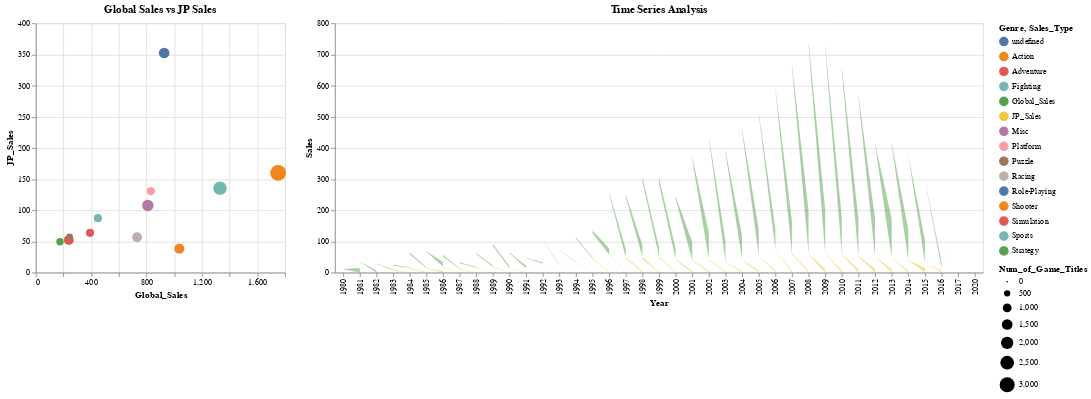

Notebook cell for this chart:
### Markdown cell above
### Code and Visualization

### Code cell
import pandas as pd
import altair as alt

# Suppress FutureWarning to improve visibility
import warnings
warnings.filterwarnings('ignore')

df = pd.read_csv("vgsales.csv")

# Preprocessing
# Calculate global sales by adding up sales in each region
df["Global_Sales"] = df["NA_Sales"] + df["EU_Sales"] + df["JP_Sales"] + df["Other_Sales"]

# Aggregate data by genre. This will be used for drawing scatter plot
genre_df = df.groupby("Genre", as_index=False).agg({"NA_Sales": "sum", "EU_Sales": "sum", "JP_Sales":"sum", "Other_Sales": "sum", "Global_Sales": "sum", "Name": "size"})
genre_df = genre_df.rename(columns={"Name": "Num_of_Game_Titles"})

# Aggregate data by genre and year. This will be used for time series analysis
year_genre_sales = df.groupby(['Year', 'Genre'], as_index=False).agg({'JP_Sales': 'sum', 'Global_Sales': 'sum'})


# Implementing selection
selection = alt.selection_multi(fields=["Genre"])

# Create a scatter plot
scatter_plot = alt.Chart(genre_df).mark_circle().encode(
    x="Global_Sales", 
    y="JP_Sales", 
    color="Genre",
    size="Num_of_Game_Titles",
    tooltip=["Genre", "Num_of_Game_Titles"],
    opacity=alt.condition(selection,alt.value(1),alt.value(.2))
).add_selection(selection)

# Add regression line 
regression_line = scatter_plot.transform_regression(
    "Global_Sales", "JP_Sales"
).mark_line(color="red")

scatter_plot = alt.layer(
    scatter_plot,
    regression_line
).properties(
    title='Global Sales vs JP Sales'
)


# Transform the year_genre_sales to make it more manageable
long_df = year_genre_sales.melt(id_vars=['Year', 'Genre'], 
                                value_vars=['JP_Sales', 'Global_Sales'], 
                                var_name='Sales_Type', 
                                value_name='Sales')

# Create an area chart
area_chart = alt.Chart(long_df).mark_area(opacity=0.5).encode(
    x='Year:O',
    y='Sales:Q',
    color='Sales_Type:N',
    tooltip=['Year', 'Genre', 'Sales_Type', 'Sales']
).transform_filter(
    selection
).add_selection(
    selection
).properties(
    title='Time Series Analysis'
)

# Displaying two interactive graphs
scatter_plot | area_chart

### Figure 1 — Vega-Lite specification as saved in the notebook (floating-point values rounded to 4 significant figures; data arrays with more than 128 entries replaced by an {"elided": "..."} marker saying what was removed)
{"config": {"view": {"continuousWidth": 300, "continuousHeight": 300}}, "hconcat": [{"layer": [{"mark": {"type": "circle"}, "encoding": {"color": {"field": "Genre", "type": "nominal"}, "opacity": {"condition": {"param": "param_2", "value": 1}, "value": 0.2}, "size": {"field": "Num_of_Game_Titles", "type": "quantitative"}, "tooltip": [{"field": "Genre", "type": "nominal"}, {"field": "Num_of_Game_Titles", "type": "quantitative"}], "x": {"field": "Global_Sales", "type": "quantitative"}, "y": {"field": "JP_Sales", "type": "quantitative"}}, "name": "view_5"}, {"mark": {"type": "line", "color": "red"}, "encoding": {"color": {"field": "Genre", "type": "nominal"}, "opacity": {"condition": {"param": "param_2", "value": 1}, "value": 0.2}, "size": {"field": "Num_of_Game_Titles", "type": "quantitative"}, "tooltip": [{"field": "Genre", "type": "nominal"}, {"field": "Num_of_Game_Titles", "type": "quantitative"}], "x": {"field": "Global_Sales", "type": "quantitative"}, "y": {"field": "JP_Sales", "type": "quantitative"}}, "transform": [{"on": "Global_Sales", "regression": "JP_Sales"}]}], "data": {"name": "data-f2f37a9addf2a97f31b4bd07d72e02dc"}, "title": "Global Sales vs JP Sales"}, {"data": {"name": "data-cb22ebd66f9240ff4d647a6b0b346b14"}, "mark": {"type": "area", "opacity": 0.5}, "encoding": {"color": {"field": "Sales_Type", "type": "nominal"}, "tooltip": [{"field": "Year", "type": "quantitative"}, {"field": "Genre", "type": "nominal"}, {"field": "Sales_Type", "type": "nominal"}, {"field": "Sales", "type": "quantitative"}], "x": {"field": "Year", "type": "ordinal"}, "y": {"field": "Sales", "type": "quantitative"}}, "name": "view_6", "title": "Time Series Analysis", "transform": [{"filter": {"param": "param_2"}}]}], "params": [{"name": "param_2", "select": {"type": "point", "fields": ["Genre"]}, "views": ["view_5", "view_6"]}], "$schema": "https://vega.github.io/schema/vega-lite/v5.8.0.json", "datasets": {"data-f2f37a9addf2a97f31b4bd07d72e02dc": [{"Genre": "Action", "NA_Sales": 877.8, "EU_Sales": 525.0, "JP_Sales": 159.9, "Other_Sales": 187.4, "Global_Sales": 1750.0, "Num_of_Game_Titles": 3316}, {"Genre": "Adventure", "NA_Sales": 105.8, "EU_Sales": 64.13, "JP_Sales": 52.07, "Other_Sales": 16.81, "Global_Sales": 238.8, "Num_of_Game_Titles": 1286}, {"Genre": "Fighting", "NA_Sales": 223.6, "EU_Sales": 101.3, "JP_Sales": 87.35, "Other_Sales": 36.68, "Global_Sales": 448.9, "Num_of_Game_Titles": 848}, {"Genre": "Misc", "NA_Sales": 410.2, "EU_Sales": 216.0, "JP_Sales": 107.8, "Other_Sales": 75.32, "Global_Sales": 809.3, "Num_of_Game_Titles": 1739}, {"Genre": "Platform", "NA_Sales": 447.1, "EU_Sales": 201.6, "JP_Sales": 130.8, "Other_Sales": 51.59, "Global_Sales": 831.0, "Num_of_Game_Titles": 886}, {"Genre": "Puzzle", "NA_Sales": 123.8, "EU_Sales": 50.78, "JP_Sales": 57.31, "Other_Sales": 12.55, "Global_Sales": 244.4, "Num_of_Game_Titles": 582}, {"Genre": "Racing", "NA_Sales": 359.4, "EU_Sales": 238.4, "JP_Sales": 56.69, "Other_Sales": 77.27, "Global_Sales": 731.8, "Num_of_Game_Titles": 1249}, {"Genre": "Role-Playing", "NA_Sales": 327.3, "EU_Sales": 188.1, "JP_Sales": 352.3, "Other_Sales": 59.61, "Global_Sales": 927.3, "Num_of_Game_Titles": 1488}, {"Genre": "Shooter", "NA_Sales": 582.6, "EU_Sales": 313.3, "JP_Sales": 38.28, "Other_Sales": 102.7, "Global_Sales": 1037.0, "Num_of_Game_Titles": 1310}, {"Genre": "Simulation", "NA_Sales": 183.3, "EU_Sales": 113.4, "JP_Sales": 63.7, "Other_Sales": 31.52, "Global_Sales": 391.9, "Num_of_Game_Titles": 867}, {"Genre": "Sports", "NA_Sales": 683.4, "EU_Sales": 376.9, "JP_Sales": 135.4, "Other_Sales": 135.0, "Global_Sales": 1331.0, "Num_of_Game_Titles": 2346}, {"Genre": "Strategy", "NA_Sales": 68.7, "EU_Sales": 45.34, "JP_Sales": 49.46, "Other_Sales": 11.36, "Global_Sales": 174.9, "Num_of_Game_Titles": 681}], "data-cb22ebd66f9240ff4d647a6b0b346b14": {"elided": "778 records"}}}
